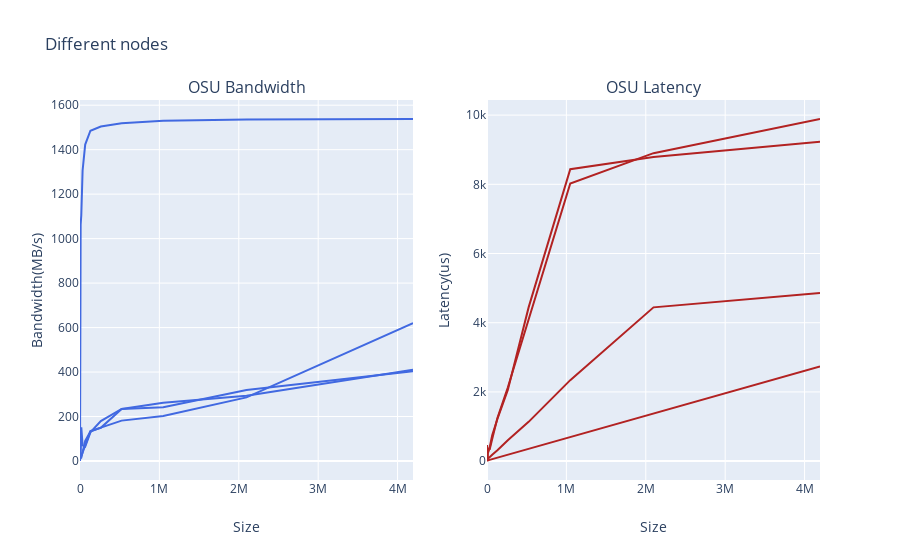

Notebook source saved alongside this figure:
### Code cell
osu_bw_df_0 = parse_benchmark_output(DIFF_NODES+"/osu_bw.out", 'Size', 'Bandwidth(MB/s)')
osu_bw_df_1 = parse_benchmark_output(DIFF_NODES+"/osu_bw.out.1", 'Size', 'Bandwidth(MB/s)')
osu_bw_df_2 = parse_benchmark_output(DIFF_NODES+"/osu_bw.out.2", 'Size', 'Bandwidth(MB/s)')
osu_bw_df_3 = parse_benchmark_output(DIFF_NODES+"/osu_bw.out.3", 'Size', 'Bandwidth(MB/s)')

osu_lat_df_0 = parse_benchmark_output(DIFF_NODES+"/osu_latency.out", 'Size', 'Latency(us)')
osu_lat_df_1 = parse_benchmark_output(DIFF_NODES+"/osu_latency.out.1", 'Size', 'Latency(us)')
osu_lat_df_2 = parse_benchmark_output(DIFF_NODES+"/osu_latency.out.2", 'Size', 'Latency(us)')
osu_lat_df_3 = parse_benchmark_output(DIFF_NODES+"/osu_latency.out.3", 'Size', 'Latency(us)')

fig = make_subplots(rows=1, cols=2,
    subplot_titles=("OSU Bandwidth","OSU Latency"))
fig.add_trace(go.Scatter(x=osu_bw_df_0['Size'], y=osu_bw_df_0['Bandwidth(MB/s)'], line=dict(color='royalblue')), row=1, col=1)
fig.add_trace(go.Scatter(x=osu_bw_df_1['Size'], y=osu_bw_df_1['Bandwidth(MB/s)'], line=dict(color='royalblue')), row=1, col=1)
fig.add_trace(go.Scatter(x=osu_bw_df_2['Size'], y=osu_bw_df_2['Bandwidth(MB/s)'], line=dict(color='royalblue')), row=1, col=1)
fig.add_trace(go.Scatter(x=osu_bw_df_3['Size'], y=osu_bw_df_3['Bandwidth(MB/s)'], line=dict(color='royalblue')), row=1, col=1)

fig.add_trace(go.Scatter(x=osu_lat_df_0['Size'], y=osu_lat_df_0['Latency(us)'], line=dict(color='firebrick')), row=1, col=2)
fig.add_trace(go.Scatter(x=osu_lat_df_1['Size'], y=osu_lat_df_1['Latency(us)'], line=dict(color='firebrick')), row=1, col=2)
fig.add_trace(go.Scatter(x=osu_lat_df_2['Size'], y=osu_lat_df_2['Latency(us)'], line=dict(color='firebrick')), row=1, col=2)
fig.add_trace(go.Scatter(x=osu_lat_df_3['Size'], y=osu_lat_df_3['Latency(us)'], line=dict(color='firebrick')), row=1, col=2)

fig.update_layout(showlegend=False, title_text="Different nodes")
fig.update_xaxes(title_text='Size')
fig.update_yaxes(title_text='Bandwidth(MB/s)', row=1, col=1)
fig.update_yaxes(title_text='Latency(us)', row=1, col=2)

fig.show()
pio.write_image(fig, DIFF_NODES+"/multiple-lines.png")

### Figure 1 — Plotly figure (JSON) as saved in the notebook; plotly's stock layout.template omitted (floating-point values rounded to 4 significant figures)
{"data": [{"line": {"color": "royalblue"}, "type": "scatter", "x": ["1", "2", "4", "8", "16", "32", "64", "128", "256", "512", "1024", "2048", "4096", "8192", "16384", "32768", "65536", "131072", "262144", "524288", "1048576", "2097152", "4194304"], "xaxis": "x", "y": ["0.63", "1.27", "2.53", "5.10", "10.26", "20.51", "40.66", "77.83", "152.45", "294.33", "530.37", "751.31", "920.10", "1062.21", "1106.45", "1306.51", "1423.01", "1484.97", "1503.89", "1519.08", "1529.75", "1535.47", "1537.90"], "yaxis": "y"}, {"line": {"color": "royalblue"}, "type": "scatter", "x": ["1", "2", "4", "8", "16", "32", "64", "128", "256", "512", "1024", "2048", "4096", "8192", "16384", "32768", "65536", "131072", "262144", "524288", "1048576", "2097152", "4194304"], "xaxis": "x", "y": ["0.06", "0.03", "0.02", "0.07", "0.23", "0.10", "0.62", "0.29", "0.81", "25.06", "2.04", "19.84", "9.64", "36.33", "21.42", "39.05", "69.21", "134.47", "149.47", "234.32", "261.48", "293.82", "410.48"], "yaxis": "y"}, {"line": {"color": "royalblue"}, "type": "scatter", "x": ["1", "2", "4", "8", "16", "32", "64", "128", "256", "512", "1024", "2048", "4096", "8192", "16384", "32768", "65536", "131072", "262144", "524288", "1048576", "2097152", "4194304"], "xaxis": "x", "y": ["0.05", "0.00", "0.06", "0.01", "0.15", "0.07", "3.04", "2.11", "0.27", "3.21", "13.46", "24.82", "20.84", "12.11", "14.61", "41.25", "90.79", "132.24", "150.26", "181.52", "202.87", "286.08", "620.32"], "yaxis": "y"}, {"line": {"color": "royalblue"}, "type": "scatter", "x": ["1", "2", "4", "8", "16", "32", "64", "128", "256", "512", "1024", "2048", "4096", "8192", "16384", "32768", "65536", "131072", "262144", "524288", "1048576", "2097152", "4194304"], "xaxis": "x", "y": ["0.00", "0.05", "0.03", "0.79", "0.09", "0.08", "6.06", "0.35", "24.90", "8.36", "87.88", "3.92", "7.76", "16.23", "151.46", "69.99", "64.33", "128.96", "179.44", "234.23", "242.14", "319.41", "403.42"], "yaxis": "y"}, {"line": {"color": "firebrick"}, "type": "scatter", "x": ["0", "1", "2", "4", "8", "16", "32", "64", "128", "256", "512", "1024", "2048", "4096", "8192", "16384", "32768", "65536", "131072", "262144", "524288", "1048576", "2097152", "4194304"], "xaxis": "x2", "y": ["3.50", "3.57", "3.54", "3.56", "3.61", "3.64", "3.68", "3.85", "4.84", "5.34", "6.15", "7.42", "9.86", "12.60", "18.51", "26.23", "36.67", "57.77", "100.45", "187.11", "358.08", "698.51", "1378.83", "2739.07"], "yaxis": "y2"}, {"line": {"color": "firebrick"}, "type": "scatter", "x": ["0", "1", "2", "4", "8", "16", "32", "64", "128", "256", "512", "1024", "2048", "4096", "8192", "16384", "32768", "65536", "131072", "262144", "524288", "1048576", "2097152", "4194304"], "xaxis": "x2", "y": ["58.11", "81.82", "262.17", "294.20", "334.78", "45.98", "251.08", "346.50", "105.88", "112.10", "229.74", "466.48", "188.21", "108.91", "142.25", "77.18", "117.15", "186.44", "313.71", "600.85", "1135.19", "2340.35", "4444.12", "4861.96"], "yaxis": "y2"}, {"line": {"color": "firebrick"}, "type": "scatter", "x": ["0", "1", "2", "4", "8", "16", "32", "64", "128", "256", "512", "1024", "2048", "4096", "8192", "16384", "32768", "65536", "131072", "262144", "524288", "1048576", "2097152", "4194304"], "xaxis": "x2", "y": ["21.26", "39.12", "40.69", "48.41", "46.53", "46.83", "45.62", "46.24", "61.05", "62.90", "73.96", "88.40", "119.23", "164.08", "235.34", "264.89", "382.72", "744.23", "1217.01", "2058.15", "4442.94", "8436.52", "8786.20", "9229.79"], "yaxis": "y2"}, {"line": {"color": "firebrick"}, "type": "scatter", "x": ["0", "1", "2", "4", "8", "16", "32", "64", "128", "256", "512", "1024", "2048", "4096", "8192", "16384", "32768", "65536", "131072", "262144", "524288", "1048576", "2097152", "4194304"], "xaxis": "x2", "y": ["21.84", "47.12", "46.59", "39.39", "43.65", "38.75", "36.82", "46.64", "55.81", "59.43", "68.68", "90.02", "120.97", "156.01", "217.08", "377.55", "331.64", "640.69", "1245.27", "2127.89", "4091.68", "8021.51", "8900.32", "9887.75"], "yaxis": "y2"}], "layout": {"annotations": [{"font": {"size": 16}, "showarrow": false, "text": "OSU Bandwidth", "x": 0.225, "xanchor": "center", "xref": "paper", "y": 1, "yanchor": "bottom", "yref": "paper"}, {"font": {"size": 16}, "showarrow": false, "text": "OSU Latency", "x": 0.775, "xanchor": "center", "xref": "paper", "y": 1, "yanchor": "bottom", "yref": "paper"}], "showlegend": false, "title": {"text": "Different nodes"}, "xaxis": {"anchor": "y", "domain": [0, 0.45], "title": {"text": "Size"}}, "xaxis2": {"anchor": "y2", "domain": [0.55, 1], "title": {"text": "Size"}}, "yaxis": {"anchor": "x", "domain": [0, 1], "title": {"text": "Bandwidth(MB/s)"}}, "yaxis2": {"anchor": "x2", "domain": [0, 1], "title": {"text": "Latency(us)"}}}}
